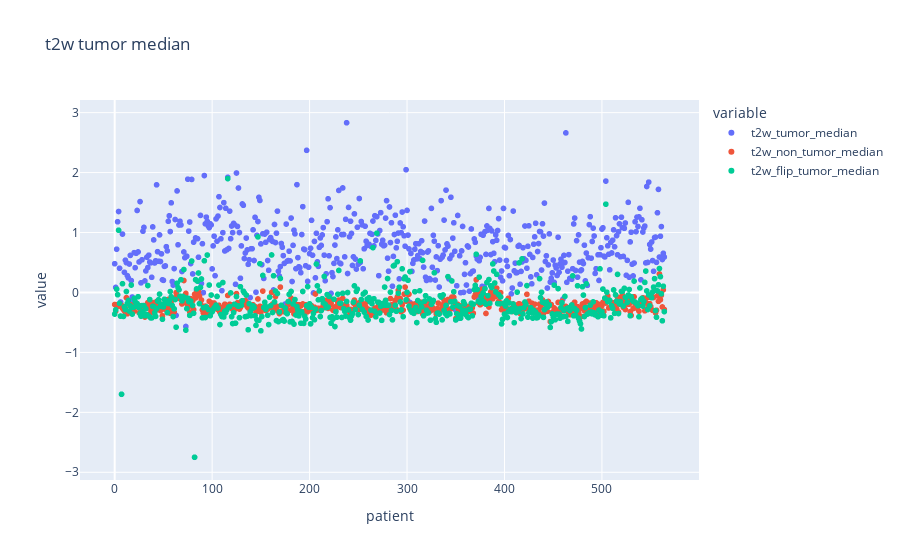

Notebook source saved alongside this figure:
### Code cell
fig = px.scatter(tumor_df, x="patient", 
              y=["t2w_tumor_median", "t2w_non_tumor_median", "t2w_flip_tumor_median"],
              title="t2w tumor median",
#               color="methylation"
)
fig.update_layout(hovermode="x unified")
fig.show()

### Figure 1 — Plotly figure (JSON) as saved in the notebook; plotly's stock layout.template omitted (floating-point values rounded to 4 significant figures; data arrays with more than 128 entries replaced by an {"elided": "..."} marker saying what was removed)
{"data": [{"hovertemplate": "variable=t2w_tumor_median<br>patient=%{x}<br>value=%{y}<extra></extra>", "legendgroup": "t2w_tumor_median", "marker": {"color": "#636efa", "symbol": "circle"}, "mode": "markers", "name": "t2w_tumor_median", "showlegend": true, "type": "scattergl", "x": {"elided": "565 int values"}, "xaxis": "x", "y": {"elided": "565 float values"}, "yaxis": "y"}, {"hovertemplate": "variable=t2w_non_tumor_median<br>patient=%{x}<br>value=%{y}<extra></extra>", "legendgroup": "t2w_non_tumor_median", "marker": {"color": "#EF553B", "symbol": "circle"}, "mode": "markers", "name": "t2w_non_tumor_median", "showlegend": true, "type": "scattergl", "x": {"elided": "565 int values"}, "xaxis": "x", "y": {"elided": "565 float values"}, "yaxis": "y"}, {"hovertemplate": "variable=t2w_flip_tumor_median<br>patient=%{x}<br>value=%{y}<extra></extra>", "legendgroup": "t2w_flip_tumor_median", "marker": {"color": "#00cc96", "symbol": "circle"}, "mode": "markers", "name": "t2w_flip_tumor_median", "showlegend": true, "type": "scattergl", "x": {"elided": "565 int values"}, "xaxis": "x", "y": {"elided": "565 float values"}, "yaxis": "y"}], "layout": {"hovermode": "x unified", "legend": {"title": {"text": "variable"}, "tracegroupgap": 0}, "title": {"text": "t2w tumor median"}, "xaxis": {"anchor": "y", "domain": [0, 1], "title": {"text": "patient"}}, "yaxis": {"anchor": "x", "domain": [0, 1], "title": {"text": "value"}}}}
